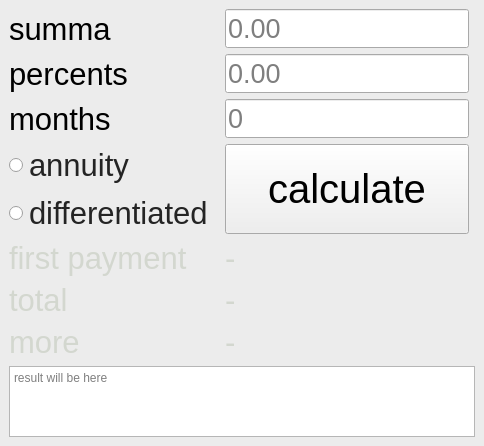
<?xml version="1.0" encoding="UTF-8"?>
<ui version="4.0">
 <class>Credit</class>
 <widget class="QMainWindow" name="Credit">
  <property name="geometry">
   <rect>
    <x>0</x>
    <y>0</y>
    <width>484</width>
    <height>446</height>
   </rect>
  </property>
  <property name="palette">
   <palette>
    <active>
     <colorrole role="Window">
      <brush brushstyle="SolidPattern">
       <color alpha="255">
        <red>61</red>
        <green>92</green>
        <blue>43</blue>
       </color>
      </brush>
     </colorrole>
    </active>
    <inactive>
     <colorrole role="Window">
      <brush brushstyle="SolidPattern">
       <color alpha="255">
        <red>236</red>
        <green>236</green>
        <blue>236</blue>
       </color>
      </brush>
     </colorrole>
    </inactive>
    <disabled>
     <colorrole role="Window">
      <brush brushstyle="SolidPattern">
       <color alpha="255">
        <red>61</red>
        <green>92</green>
        <blue>43</blue>
       </color>
      </brush>
     </colorrole>
    </disabled>
   </palette>
  </property>
  <property name="windowTitle">
   <string>Credit</string>
  </property>
  <widget class="QWidget" name="centralwidget">
   <layout class="QGridLayout" name="gridLayout_2">
    <item row="9" column="2">
     <widget class="QLabel" name="labelTotalResult">
      <property name="palette">
       <palette>
        <active>
         <colorrole role="WindowText">
          <brush brushstyle="SolidPattern">
           <color alpha="255">
            <red>211</red>
            <green>215</green>
            <blue>207</blue>
           </color>
          </brush>
         </colorrole>
        </active>
        <inactive>
         <colorrole role="WindowText">
          <brush brushstyle="SolidPattern">
           <color alpha="255">
            <red>211</red>
            <green>215</green>
            <blue>207</blue>
           </color>
          </brush>
         </colorrole>
        </inactive>
        <disabled>
         <colorrole role="WindowText">
          <brush brushstyle="SolidPattern">
           <color alpha="255">
            <red>190</red>
            <green>190</green>
            <blue>190</blue>
           </color>
          </brush>
         </colorrole>
        </disabled>
       </palette>
      </property>
      <property name="font">
       <font>
        <pointsize>23</pointsize>
       </font>
      </property>
      <property name="text">
       <string>-</string>
      </property>
     </widget>
    </item>
    <item row="7" column="0">
     <widget class="QRadioButton" name="radioBtnDiff">
      <property name="palette">
       <palette>
        <active>
         <colorrole role="WindowText">
          <brush brushstyle="SolidPattern">
           <color alpha="217">
            <red>244</red>
            <green>244</green>
            <blue>244</blue>
           </color>
          </brush>
         </colorrole>
        </active>
        <inactive>
         <colorrole role="WindowText">
          <brush brushstyle="SolidPattern">
           <color alpha="216">
            <red>0</red>
            <green>0</green>
            <blue>0</blue>
           </color>
          </brush>
         </colorrole>
        </inactive>
        <disabled>
         <colorrole role="WindowText">
          <brush brushstyle="SolidPattern">
           <color alpha="63">
            <red>0</red>
            <green>0</green>
            <blue>0</blue>
           </color>
          </brush>
         </colorrole>
        </disabled>
       </palette>
      </property>
      <property name="font">
       <font>
        <pointsize>23</pointsize>
       </font>
      </property>
      <property name="text">
       <string>differentiated</string>
      </property>
     </widget>
    </item>
    <item row="11" column="0" colspan="4">
     <widget class="QTextEdit" name="textDiff">
      <property name="placeholderText">
       <string>result will be here</string>
      </property>
     </widget>
    </item>
    <item row="8" column="2">
     <widget class="QLabel" name="labelPaymentResult">
      <property name="palette">
       <palette>
        <active>
         <colorrole role="WindowText">
          <brush brushstyle="SolidPattern">
           <color alpha="255">
            <red>211</red>
            <green>215</green>
            <blue>207</blue>
           </color>
          </brush>
         </colorrole>
        </active>
        <inactive>
         <colorrole role="WindowText">
          <brush brushstyle="SolidPattern">
           <color alpha="255">
            <red>211</red>
            <green>215</green>
            <blue>207</blue>
           </color>
          </brush>
         </colorrole>
        </inactive>
        <disabled>
         <colorrole role="WindowText">
          <brush brushstyle="SolidPattern">
           <color alpha="255">
            <red>190</red>
            <green>190</green>
            <blue>190</blue>
           </color>
          </brush>
         </colorrole>
        </disabled>
       </palette>
      </property>
      <property name="font">
       <font>
        <pointsize>23</pointsize>
       </font>
      </property>
      <property name="text">
       <string>-</string>
      </property>
     </widget>
    </item>
    <item row="8" column="0">
     <widget class="QLabel" name="labelFirstPayment">
      <property name="palette">
       <palette>
        <active>
         <colorrole role="WindowText">
          <brush brushstyle="SolidPattern">
           <color alpha="255">
            <red>211</red>
            <green>215</green>
            <blue>207</blue>
           </color>
          </brush>
         </colorrole>
        </active>
        <inactive>
         <colorrole role="WindowText">
          <brush brushstyle="SolidPattern">
           <color alpha="255">
            <red>211</red>
            <green>215</green>
            <blue>207</blue>
           </color>
          </brush>
         </colorrole>
        </inactive>
        <disabled>
         <colorrole role="WindowText">
          <brush brushstyle="SolidPattern">
           <color alpha="255">
            <red>190</red>
            <green>190</green>
            <blue>190</blue>
           </color>
          </brush>
         </colorrole>
        </disabled>
       </palette>
      </property>
      <property name="font">
       <font>
        <pointsize>23</pointsize>
       </font>
      </property>
      <property name="text">
       <string>first payment</string>
      </property>
     </widget>
    </item>
    <item row="0" column="0">
     <widget class="QLabel" name="labelSumma">
      <property name="palette">
       <palette>
        <active>
         <colorrole role="WindowText">
          <brush brushstyle="SolidPattern">
           <color alpha="217">
            <red>245</red>
            <green>245</green>
            <blue>245</blue>
           </color>
          </brush>
         </colorrole>
        </active>
        <inactive>
         <colorrole role="WindowText">
          <brush brushstyle="SolidPattern">
           <color alpha="255">
            <red>0</red>
            <green>0</green>
            <blue>0</blue>
           </color>
          </brush>
         </colorrole>
        </inactive>
        <disabled>
         <colorrole role="WindowText">
          <brush brushstyle="SolidPattern">
           <color alpha="63">
            <red>0</red>
            <green>0</green>
            <blue>0</blue>
           </color>
          </brush>
         </colorrole>
        </disabled>
       </palette>
      </property>
      <property name="font">
       <font>
        <pointsize>23</pointsize>
       </font>
      </property>
      <property name="text">
       <string>summa</string>
      </property>
     </widget>
    </item>
    <item row="9" column="0">
     <widget class="QLabel" name="labelTotal">
      <property name="palette">
       <palette>
        <active>
         <colorrole role="WindowText">
          <brush brushstyle="SolidPattern">
           <color alpha="255">
            <red>211</red>
            <green>215</green>
            <blue>207</blue>
           </color>
          </brush>
         </colorrole>
        </active>
        <inactive>
         <colorrole role="WindowText">
          <brush brushstyle="SolidPattern">
           <color alpha="255">
            <red>211</red>
            <green>215</green>
            <blue>207</blue>
           </color>
          </brush>
         </colorrole>
        </inactive>
        <disabled>
         <colorrole role="WindowText">
          <brush brushstyle="SolidPattern">
           <color alpha="255">
            <red>190</red>
            <green>190</green>
            <blue>190</blue>
           </color>
          </brush>
         </colorrole>
        </disabled>
       </palette>
      </property>
      <property name="font">
       <font>
        <pointsize>23</pointsize>
       </font>
      </property>
      <property name="text">
       <string>total</string>
      </property>
     </widget>
    </item>
    <item row="6" column="2" rowspan="2">
     <widget class="QPushButton" name="pushButton">
      <property name="sizePolicy">
       <sizepolicy hsizetype="Minimum" vsizetype="Expanding">
        <horstretch>0</horstretch>
        <verstretch>0</verstretch>
       </sizepolicy>
      </property>
      <property name="font">
       <font>
        <pointsize>30</pointsize>
       </font>
      </property>
      <property name="text">
       <string>calculate</string>
      </property>
     </widget>
    </item>
    <item row="10" column="0">
     <widget class="QLabel" name="labelMore">
      <property name="palette">
       <palette>
        <active>
         <colorrole role="WindowText">
          <brush brushstyle="SolidPattern">
           <color alpha="255">
            <red>211</red>
            <green>215</green>
            <blue>207</blue>
           </color>
          </brush>
         </colorrole>
        </active>
        <inactive>
         <colorrole role="WindowText">
          <brush brushstyle="SolidPattern">
           <color alpha="255">
            <red>211</red>
            <green>215</green>
            <blue>207</blue>
           </color>
          </brush>
         </colorrole>
        </inactive>
        <disabled>
         <colorrole role="WindowText">
          <brush brushstyle="SolidPattern">
           <color alpha="255">
            <red>190</red>
            <green>190</green>
            <blue>190</blue>
           </color>
          </brush>
         </colorrole>
        </disabled>
       </palette>
      </property>
      <property name="font">
       <font>
        <pointsize>23</pointsize>
       </font>
      </property>
      <property name="text">
       <string>more</string>
      </property>
     </widget>
    </item>
    <item row="2" column="0">
     <widget class="QLabel" name="labelPercents">
      <property name="palette">
       <palette>
        <active>
         <colorrole role="WindowText">
          <brush brushstyle="SolidPattern">
           <color alpha="217">
            <red>245</red>
            <green>245</green>
            <blue>245</blue>
           </color>
          </brush>
         </colorrole>
        </active>
        <inactive>
         <colorrole role="WindowText">
          <brush brushstyle="SolidPattern">
           <color alpha="255">
            <red>0</red>
            <green>0</green>
            <blue>0</blue>
           </color>
          </brush>
         </colorrole>
        </inactive>
        <disabled>
         <colorrole role="WindowText">
          <brush brushstyle="SolidPattern">
           <color alpha="63">
            <red>0</red>
            <green>0</green>
            <blue>0</blue>
           </color>
          </brush>
         </colorrole>
        </disabled>
       </palette>
      </property>
      <property name="font">
       <font>
        <pointsize>23</pointsize>
       </font>
      </property>
      <property name="text">
       <string>percents</string>
      </property>
     </widget>
    </item>
    <item row="6" column="0">
     <widget class="QRadioButton" name="radioBtnAnnuity">
      <property name="palette">
       <palette>
        <active>
         <colorrole role="WindowText">
          <brush brushstyle="SolidPattern">
           <color alpha="217">
            <red>244</red>
            <green>244</green>
            <blue>244</blue>
           </color>
          </brush>
         </colorrole>
        </active>
        <inactive>
         <colorrole role="WindowText">
          <brush brushstyle="SolidPattern">
           <color alpha="216">
            <red>0</red>
            <green>0</green>
            <blue>0</blue>
           </color>
          </brush>
         </colorrole>
        </inactive>
        <disabled>
         <colorrole role="WindowText">
          <brush brushstyle="SolidPattern">
           <color alpha="63">
            <red>0</red>
            <green>0</green>
            <blue>0</blue>
           </color>
          </brush>
         </colorrole>
        </disabled>
       </palette>
      </property>
      <property name="font">
       <font>
        <pointsize>23</pointsize>
       </font>
      </property>
      <property name="layoutDirection">
       <enum>Qt::LeftToRight</enum>
      </property>
      <property name="text">
       <string>annuity</string>
      </property>
     </widget>
    </item>
    <item row="10" column="2">
     <widget class="QLabel" name="labelMoreResult">
      <property name="palette">
       <palette>
        <active>
         <colorrole role="WindowText">
          <brush brushstyle="SolidPattern">
           <color alpha="255">
            <red>211</red>
            <green>215</green>
            <blue>207</blue>
           </color>
          </brush>
         </colorrole>
        </active>
        <inactive>
         <colorrole role="WindowText">
          <brush brushstyle="SolidPattern">
           <color alpha="255">
            <red>211</red>
            <green>215</green>
            <blue>207</blue>
           </color>
          </brush>
         </colorrole>
        </inactive>
        <disabled>
         <colorrole role="WindowText">
          <brush brushstyle="SolidPattern">
           <color alpha="255">
            <red>190</red>
            <green>190</green>
            <blue>190</blue>
           </color>
          </brush>
         </colorrole>
        </disabled>
       </palette>
      </property>
      <property name="font">
       <font>
        <pointsize>23</pointsize>
       </font>
      </property>
      <property name="text">
       <string>-</string>
      </property>
     </widget>
    </item>
    <item row="4" column="0">
     <widget class="QLabel" name="labelMonths">
      <property name="palette">
       <palette>
        <active>
         <colorrole role="WindowText">
          <brush brushstyle="SolidPattern">
           <color alpha="217">
            <red>245</red>
            <green>245</green>
            <blue>245</blue>
           </color>
          </brush>
         </colorrole>
        </active>
        <inactive>
         <colorrole role="WindowText">
          <brush brushstyle="SolidPattern">
           <color alpha="255">
            <red>0</red>
            <green>0</green>
            <blue>0</blue>
           </color>
          </brush>
         </colorrole>
        </inactive>
        <disabled>
         <colorrole role="WindowText">
          <brush brushstyle="SolidPattern">
           <color alpha="63">
            <red>0</red>
            <green>0</green>
            <blue>0</blue>
           </color>
          </brush>
         </colorrole>
        </disabled>
       </palette>
      </property>
      <property name="font">
       <font>
        <pointsize>23</pointsize>
       </font>
      </property>
      <property name="text">
       <string>months</string>
      </property>
     </widget>
    </item>
    <item row="0" column="2">
     <widget class="QLineEdit" name="lineSumma">
      <property name="sizePolicy">
       <sizepolicy hsizetype="Expanding" vsizetype="Expanding">
        <horstretch>0</horstretch>
        <verstretch>0</verstretch>
       </sizepolicy>
      </property>
      <property name="font">
       <font>
        <pointsize>20</pointsize>
       </font>
      </property>
      <property name="placeholderText">
       <string>0.00</string>
      </property>
     </widget>
    </item>
    <item row="2" column="2">
     <widget class="QLineEdit" name="linePercents">
      <property name="sizePolicy">
       <sizepolicy hsizetype="Expanding" vsizetype="Expanding">
        <horstretch>0</horstretch>
        <verstretch>0</verstretch>
       </sizepolicy>
      </property>
      <property name="font">
       <font>
        <pointsize>20</pointsize>
       </font>
      </property>
      <property name="placeholderText">
       <string>0.00</string>
      </property>
     </widget>
    </item>
    <item row="4" column="2">
     <widget class="QLineEdit" name="lineMonths">
      <property name="sizePolicy">
       <sizepolicy hsizetype="Expanding" vsizetype="Expanding">
        <horstretch>0</horstretch>
        <verstretch>0</verstretch>
       </sizepolicy>
      </property>
      <property name="font">
       <font>
        <pointsize>20</pointsize>
       </font>
      </property>
      <property name="placeholderText">
       <string>0</string>
      </property>
     </widget>
    </item>
   </layout>
  </widget>
 </widget>
 <resources/>
 <connections/>
</ui>
